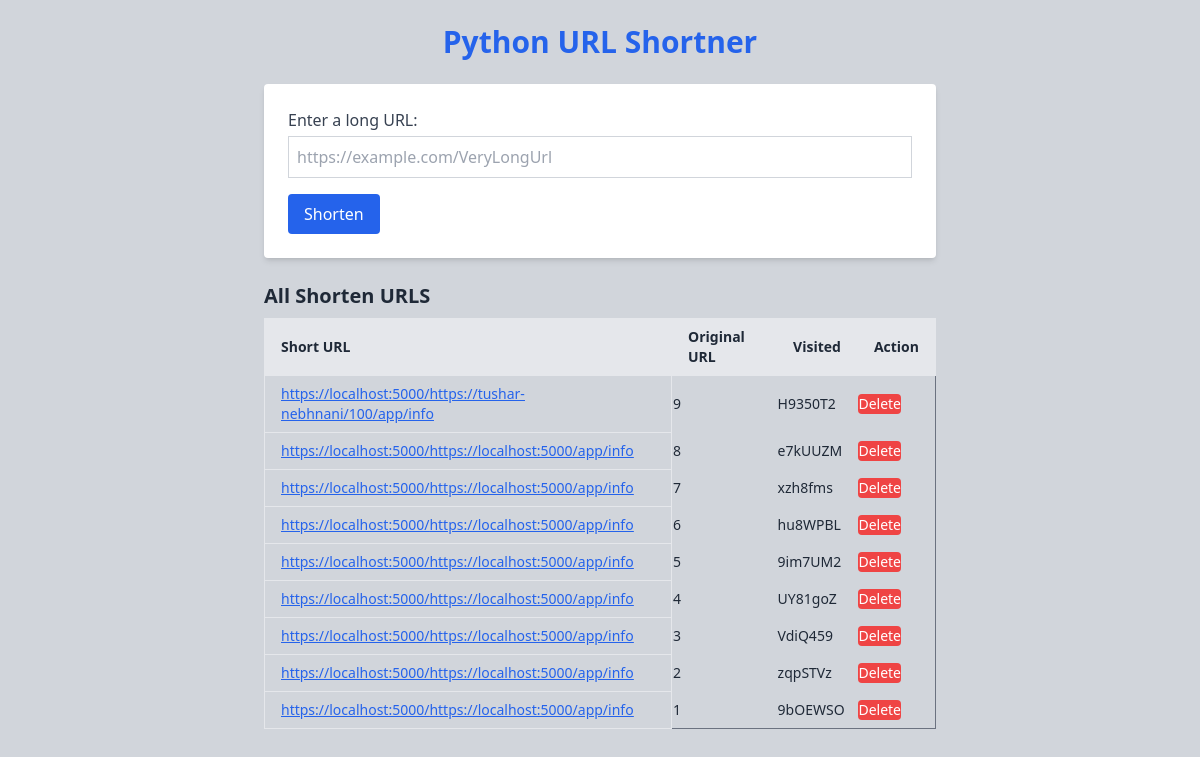
The page / on the database its author committed.
### tables this page shows
CREATE TABLE urls(
                id              INTEGER PRIMARY KEY AUTOINCREMENT,
                original_url    TEXT NOT NULL,
                short_code      TEST UNIQUE NOT NULL,
                visit_count     INTEGER DEFAULT 0         
            );

### main.py (the view)
@app.route("/", methods=['GET', 'POST'])
def index():
    if request.method == 'POST':
        original_url = request.form['url']
        short_code = generate_short_code()
        insert_url(original_url, short_code)
        return redirect('/')
    else:
        all_urls = get_all_urls()
        print(all_urls)
        return render_template('index.html', all_urls=all_urls)

### models.py (called while the page is built)
def get_all_urls():
    with sqlite3.connect(DB_NAME) as conn:
        cursor = conn.execute("""
        SELECT * FROM urls ORDER BY id DESC
    """)
        urls = cursor.fetchall()
        return urls

### templates/index.html (shortened to what this page needs)
<!DOCTYPE html>
<html lang="en">
<head>
    <script src="https://cdn.tailwindcss.com"></script>
</head>
<body class="bg-gray-300 text-gray-800 font-sans p-6">
    <div class="max-w-2xl mx-auto">
        <h1 class="text-3xl font-bold mb-6 text-center text-blue-600">Python URL Shortner</h1>
        <form method="POST" class="bg-white shadow-md rounded p-6 mb-6 space-y-4">
            <label class="block">
                <span class="text-gray-700">Enter a long URL: </span>
                <input
                type="text"
                name="url"
                placeholder="https://example.com/VeryLongUrl"
                required
                class="mt-1 block w-full border border-gray-300 runded p-2"
                >
            </label>
            <button class="bg-blue-600 text-white px-4 py-2 rounded hover:bg-blue-700" type="submit">Shorten</button>
        </form>
        <h2 class="text-xl font-semibold mb-2">All Shorten URLS</h2>
        {% if all_urls %}
        <div class="overflow-x-auto">
            <table class="w-full border border-collapse border-gray-500 text-sm">
                <thead class="bg-gray-200">
                    <tr>
                        <th class="border px-4 py-2 text-left">Short URL</th>
                        <th class="border px-4 py-2 text-left">Original URL</th>
                        <th class="border px-4 py-2 text-left">Visited</th>
                        <th class="border px-4 py-2 text-left">Action</th>
                    </tr>
                </thead>
                <tbody>
                    {% for url in all_urls%}
                    <tr  class="hover:bg-gray-100">
                        <td class="border px-4 py-2 text-blue-600 underline">
                            <a href="/{{ url[1] }}" target="_blank"">
                                https://localhost:5000/{{url[1]}}
                            </a>
                        </td>
                        <td>{{url[0]}}</td>
                        <td>{{url[2]}}</td>
                        <td>
                            <form action="/delete/{{url[1]}}" method="POST" onsubmit="return confirm('Delete this short url?')">
                                <button cltype="submit" class="bg-red-500 text-white rounded">Delete</button>
                            </form>
                        </td>
                    </tr>
                    {% endfor %}
                </tbody>
            </table>
        </div>
        {% else %}
        <p class="text-gray-600">No URLs have been shorten.</p>
        {% endif %}
    </div>
</body>
</html>

### rows shown on the page
urls: original_url "https://tushar-nebhnani/100/app/info", id "9", short_code "H9350T2"
urls: original_url "https://localhost:5000/app/info", id "8", short_code "e7kUUZM"
urls: original_url "https://localhost:5000/app/info", id "7", short_code "xzh8fms"
urls: original_url "https://localhost:5000/app/info", id "6", short_code "hu8WPBL"
urls: original_url "https://localhost:5000/app/info", id "5", short_code "9im7UM2"
urls: original_url "https://localhost:5000/app/info", id "4", short_code "UY81goZ"
urls: original_url "https://localhost:5000/app/info", id "3", short_code "VdiQ459"
urls: original_url "https://localhost:5000/app/info", id "2", short_code "zqpSTVz"
urls: original_url "https://localhost:5000/app/info", id "1", short_code "9bOEWSO"
